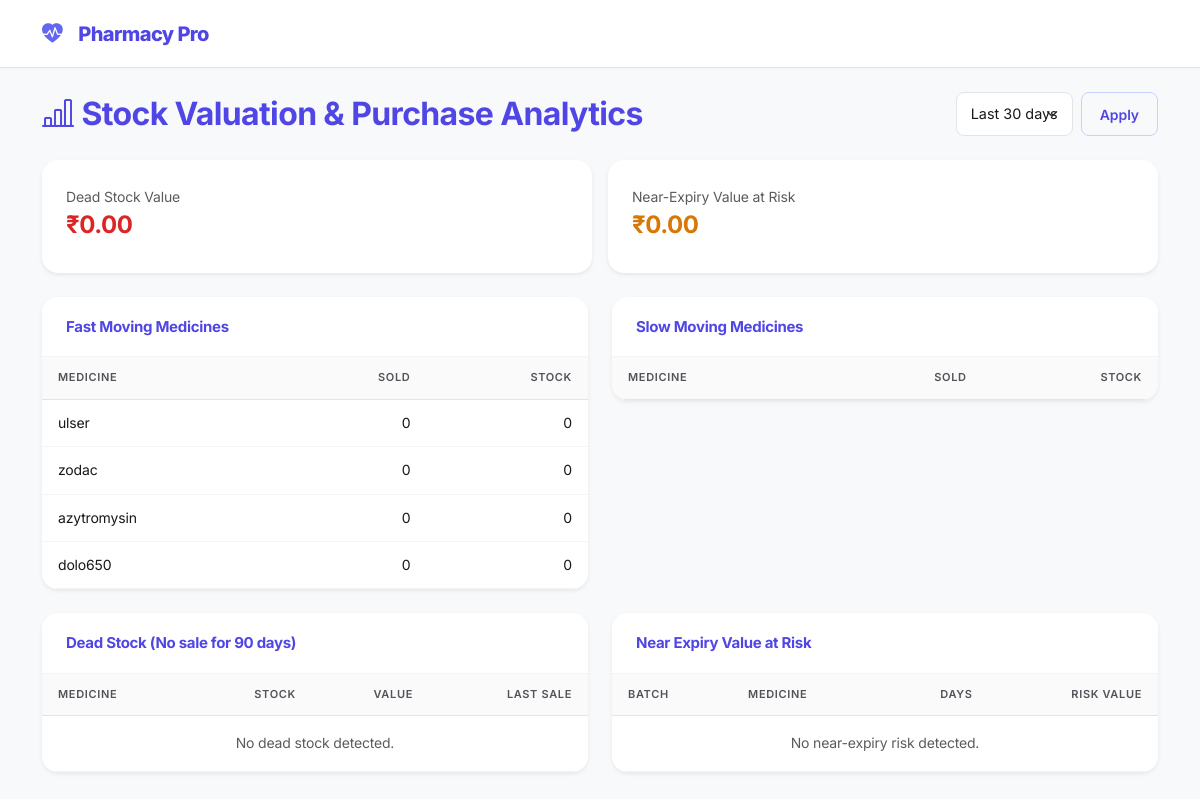
Before: /public/settings/stock_analytics.php (signed in) with the older database file.
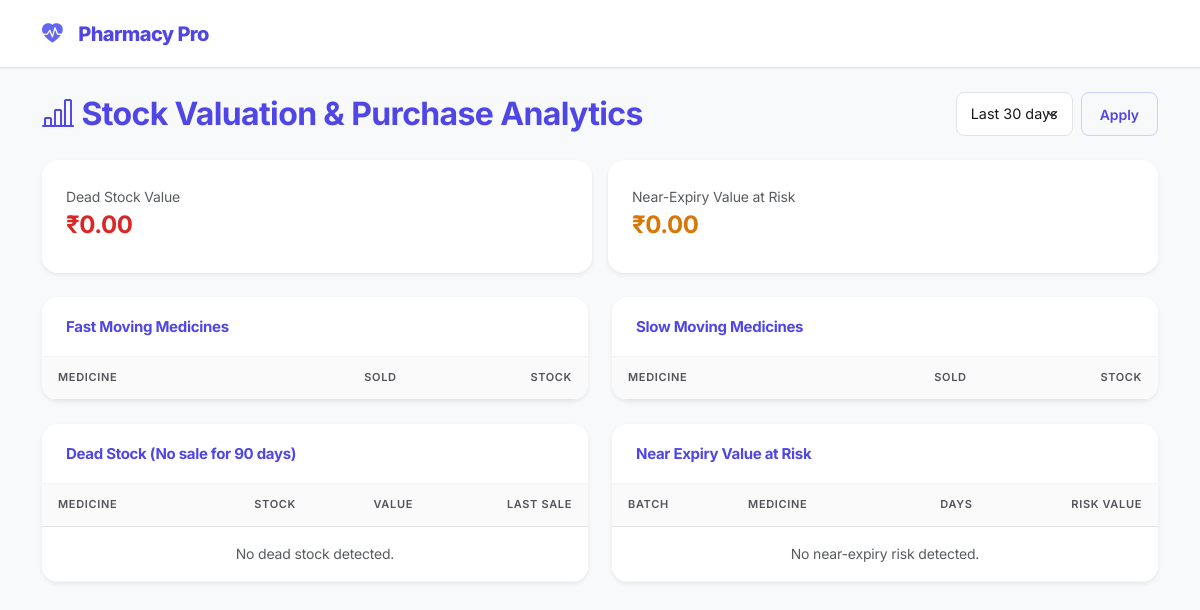
After: the same page with the newer database file.
### tables this page shows
CREATE TABLE `medicines` (
  `id` int(11) NOT NULL,
  `name` varchar(255) NOT NULL,
  `category_id` int(11) DEFAULT NULL,
  `branch_id` int(11) DEFAULT 1,
  `description` text DEFAULT NULL,
  `hsn_code` varchar(20) DEFAULT NULL,
  `gst_percent` decimal(6,2) NOT NULL DEFAULT 0.00,
  `barcode` varchar(64) DEFAULT NULL,
  `inventory_price` decimal(10,2) NOT NULL,
  `sale_price` decimal(10,2) NOT NULL,
  `stock` int(11) NOT NULL,
  `reorder_level` int(11) NOT NULL DEFAULT 10,
  `lead_time_days` int(11) NOT NULL DEFAULT 7,
  `safety_stock` int(11) NOT NULL DEFAULT 5,
  `prescription_needed` tinyint(1) DEFAULT 0,
  `expiration_date` date DEFAULT NULL,
  `created_at` timestamp NOT NULL DEFAULT current_timestamp()
);

### public/settings/stock_analytics.php (the view, shortened to what the changed rows need)
<?php
$database = new Database();
$db = $database->getConnection();
$periodDays = max(7, (int)($_GET['days'] ?? 30));
$fastQuery = "SELECT m.id, m.name,
                     COALESCE(SUM(CASE WHEN s.sale_date >= DATE_SUB(CURDATE(), INTERVAL :days DAY) THEN s.quantity ELSE 0 END), 0) as qty_sold,
                     COALESCE(SUM(mb.quantity), 0) as stock
              FROM medicines m
              LEFT JOIN sales s ON s.medicine_id = m.id
              LEFT JOIN medicine_batches mb ON mb.medicine_id = m.id
              GROUP BY m.id, m.name
              ORDER BY qty_sold DESC
              LIMIT 10";
$fastStmt = $db->prepare($fastQuery);
$fastStmt->bindValue(':days', $periodDays, PDO::PARAM_INT);
$fastStmt->execute();
$fastMoving = $fastStmt->fetchAll(PDO::FETCH_ASSOC);
?>
<!DOCTYPE html>
<html lang="en">
<head>
    <link href="https://cdn.jsdelivr.net/npm/bootstrap@5.3.0/dist/css/bootstrap.min.css" rel="stylesheet">
    <link href="https://cdn.jsdelivr.net/npm/bootstrap-icons@1.10.0/font/bootstrap-icons.css" rel="stylesheet">
    <link href="../styles.css" rel="stylesheet">
</head>
<body>
<div class="container py-4">
    <div class="d-flex justify-content-between align-items-center mb-4">
        <h2 class="fw-bold text-primary mb-0"><i class="bi bi-bar-chart-line me-2"></i>Stock Valuation & Purchase Analytics</h2>
    </div>
    <div class="row g-4">
        <div class="col-lg-6">
            <div class="card border-0 shadow-sm">
                <div class="table-responsive">
                    <table class="table table-sm mb-0">
                        <thead class="table-light"><tr><th class="px-3">Medicine</th><th class="text-end">Sold</th><th class="text-end px-3">Stock</th></tr></thead>
                        <tbody>
                            <?php foreach ($fastMoving as $f): ?>
                                <tr><td class="px-3"><?php echo htmlspecialchars($f['name']); ?></td><td class="text-end"><?php echo (int)$f['qty_sold']; ?></td><td class="text-end px-3"><?php echo (int)$f['stock']; ?></td></tr>
                            <?php endforeach; ?>
                        </tbody>
                    </table>
                </div>
            </div>
        </div>
        <div class="col-lg-6">
            <div class="card border-0 shadow-sm">
                <div class="table-responsive">
                    <table class="table table-sm mb-0">
                        <thead class="table-light"><tr><th class="px-3">Medicine</th><th class="text-end">Sold</th><th class="text-end px-3">Stock</th></tr></thead>
                    </table>
                </div>
            </div>
        </div>
        <div class="col-lg-6">
            <div class="card border-0 shadow-sm">
                <div class="table-responsive">
                    <table class="table table-sm mb-0">
                        <thead class="table-light"><tr><th class="px-3">Medicine</th><th class="text-end">Stock</th><th class="text-end">Value</th><th class="text-end px-3">Last Sale</th></tr></thead>
                    </table>
                </div>
            </div>
        </div>
        <div class="col-lg-6">
            <div class="card border-0 shadow-sm">
                <div class="table-responsive">
                    <table class="table table-sm mb-0">
                        <thead class="table-light"><tr><th class="px-3">Batch</th><th>Medicine</th><th class="text-end">Days</th><th class="text-end px-3">Risk Value</th></tr></thead>
                    </table>
                </div>
            </div>
        </div>
    </div>
</div>
</body>
</html>

Changed rows visible on the page:
removed medicines: name "ulser", qty_sold "0", stock "0"
removed medicines: name "zodac", qty_sold "0", stock "0"
removed medicines: name "azytromysin", qty_sold "0", stock "0"
removed medicines: name "dolo650", qty_sold "0", stock "0"
